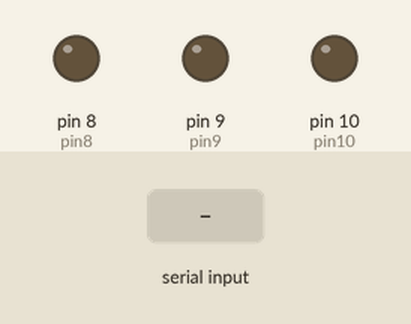
Simulated run of this sketch. Board: Arduino Uno, built with avr-gcc and run on an emulated ATmega328P. Shown: output pins drawn as LEDs (lit = HIGH). The test bench sets the inputs (shaded band). What the sketch prints to the serial monitor is not drawn.

Above: at 1.2 s.
1.3 s: "Red" received over Serial
At 4.1 s:
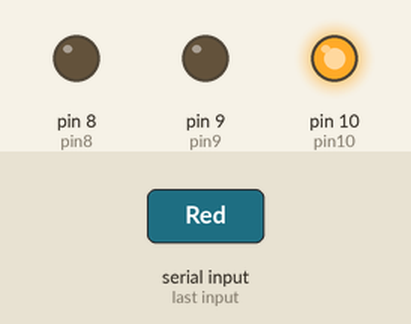
4.3 s: "Blue" received over Serial
At 5.7 s:
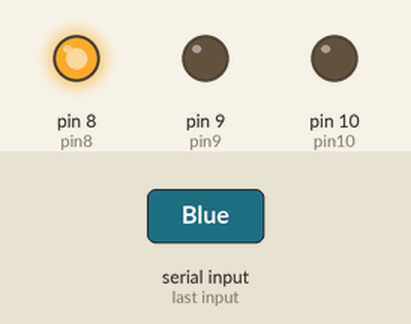
7.3 s: "Green" received over Serial
At 9.2 s:
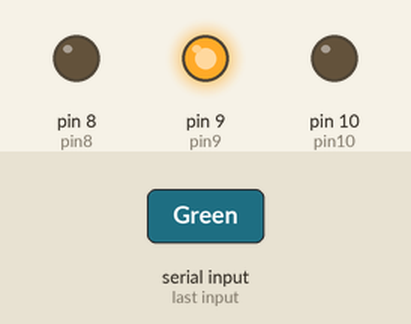
Timing chart, 0 to 10.8 s (numbered marks = the images above; inputs shaded):
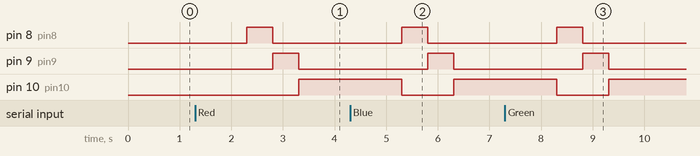

The sketch:

user_input_for_blinking_of_led.ino
```cpp
int pin8=8;
int pin9=9;
int pin10=10;
int waitTime=500;
String LED;
String msg="Hello,which LED would you like to blink:  ";
String msg2="Great you're choosen LED is blinking";


void setup() {
  // put your setup code here, to run once:
pinMode(pin8,OUTPUT);
pinMode(pin9,OUTPUT);
pinMode(pin10,OUTPUT);
Serial.begin(9600);
}

void loop() {
  // put your main code here, to run repeatedly:
Serial.println(msg);
  while(Serial.available()==0){

  }
LED=Serial.readString();
Serial.println(msg2);
Serial.print(LED);
  if(LED=="Red" || "RED" || "red"){
  digitalWrite(pin8,HIGH);
  digitalWrite(pin9,LOW);
  digitalWrite(pin10,LOW);
  delay(waitTime);
}
  if(LED=="Blue" || "blue" || "BLUE"){
  digitalWrite(pin8,LOW);
  digitalWrite(pin9,HIGH);
  digitalWrite(pin10,LOW);
  delay(waitTime);
  }
  if(LED=="Green" || "GREEN" || "green"){
  digitalWrite(pin8,LOW);
  digitalWrite(pin9,LOW);
  digitalWrite(pin10,HIGH);
  delay(waitTime);
  }


}
```

Measured:
- after the input at 1.3 s, pin 8 (pin8): LOW → HIGH after 1.0 s, → LOW 0.50 s later; pin 9 (pin9): LOW → HIGH after 1.5 s, → LOW 0.50 s later; pin 10 (pin10): LOW → HIGH after 2.0 s
- after the input at 4.3 s, pin 8 (pin8): LOW → HIGH after 1.0 s, → LOW 0.50 s later; pin 9 (pin9): LOW → HIGH after 1.5 s, → LOW 0.50 s later; pin 10 (pin10): HIGH → LOW after 1.0 s, → HIGH 1.0 s later
- after the input at 7.3 s, pin 8 (pin8): LOW → HIGH after 1.0 s, → LOW 0.50 s later; pin 9 (pin9): LOW → HIGH after 1.5 s, → LOW 0.50 s later; pin 10 (pin10): HIGH → LOW after 1.0 s, → HIGH 1.0 s later
